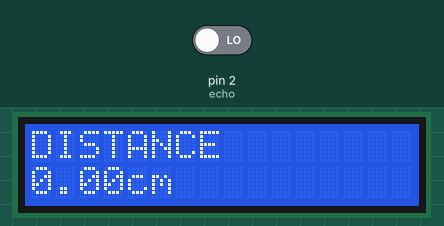
Bench run of a sketch on a simulated Arduino Uno, built with avr-gcc and run on an emulated ATmega328P. Parts: 16×2 character LCD. The test bench sets the inputs (shaded band); at power-on: pin 2 (echo) LOW.

Above: at 0.1 s.

The sketch:

B7.ino
```cpp
#include <LiquidCrystal.h>
LiquidCrystal lcd(9, 8, 7, 6, 5, 4);
const int trig = 3;
const int echo = 2;

void setup() {
  Serial.begin(9600);
  pinMode(trig, OUTPUT);
  pinMode(echo, INPUT);
  lcd.begin(16,2);
}

void loop() {
  float duration; //Thời gian
  float distance; //Khoảng cách
  digitalWrite(trig, LOW);
  delayMicroseconds(2);
  digitalWrite(trig, HIGH);
  delayMicroseconds(10);
  digitalWrite(trig, HIGH);
  duration = pulseIn(echo, HIGH, 30000);
  distance = (duration*0.034/2);
  lcd.setCursor(0,0);
  lcd.print("DISTANCE");
  lcd.setCursor(0,1);
  lcd.print(distance);
  lcd.print("cm");
  delay(1000);
  lcd.clear();
}
```

Measured:
- what the display in image 0 shows lasts 1.0 s, from 0.1 s to 1.1 s
